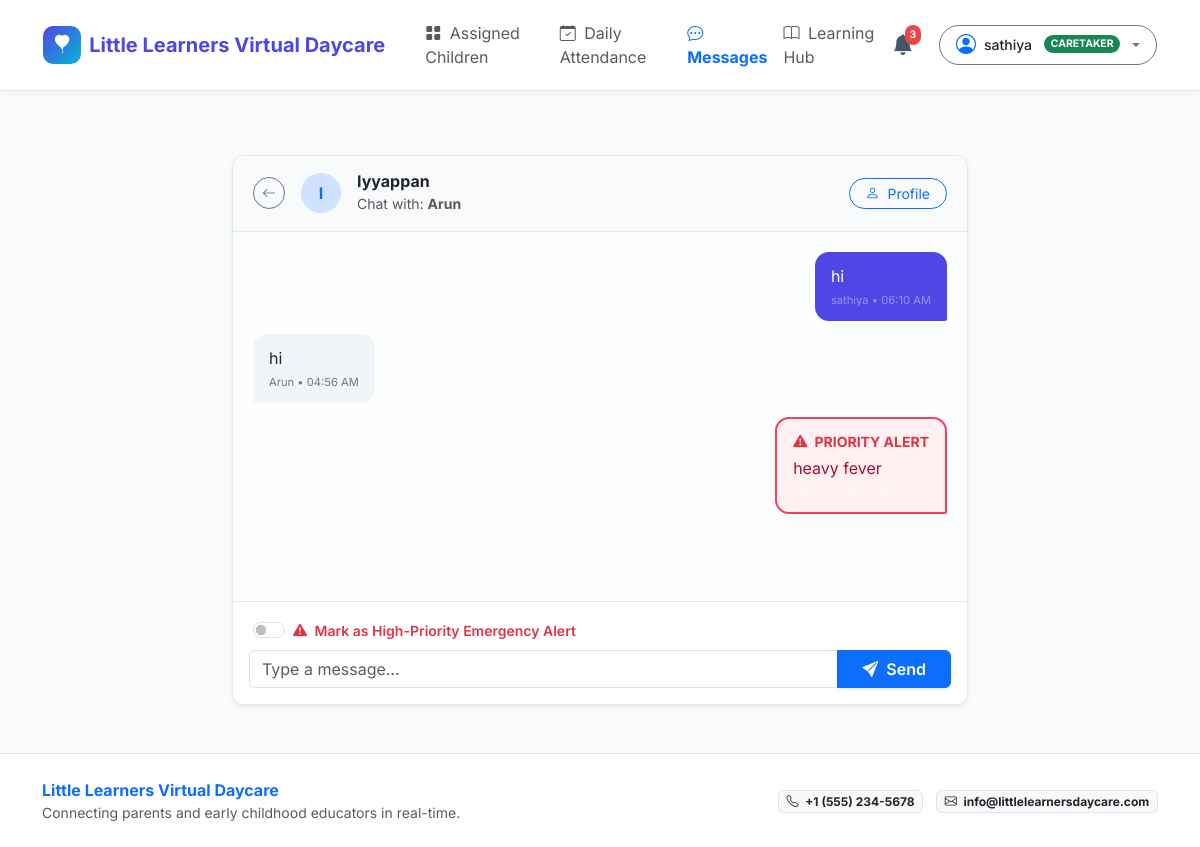
Screenshot of /messages/2 (signed in) with the database file from the repository.
### models/user.py (models this page shows, shortened)
class User(UserMixin, db.Model):
    __tablename__ = 'users'
    id = db.Column(db.Integer, primary_key=True)
    name = db.Column(db.String(120), nullable=False)
    email = db.Column(db.String(120), unique=True, nullable=False, index=True)
    password_hash = db.Column(db.String(256), nullable=False)
    role = db.Column(db.String(20), nullable=False, default='parent') # 'admin', 'caregiver', 'parent'
    phone = db.Column(db.String(30), nullable=True)
    created_at = db.Column(db.DateTime, default=datetime.utcnow)
    is_approved = db.Column(db.Boolean, default=True) # caregivers need admin approval
    reset_token = db.Column(db.String(100), nullable=True, index=True)
    reset_token_expiry = db.Column(db.DateTime, nullable=True)
    parent_children = db.relationship('Child', back_populates='parent', foreign_keys='Child.parent_id', lazy='dynamic')
    assigned_children = db.relationship('Child', back_populates='caregiver', foreign_keys='Child.caregiver_id', lazy='dynamic')
    activity_logs = db.relationship('ActivityLog', back_populates='author', lazy='dynamic')
    photos_uploaded = db.relationship('Photo', back_populates='uploader', lazy='dynamic')
    sent_messages = db.relationship('Message', back_populates='sender', foreign_keys='Message.sender_id', lazy='dynamic')
    received_messages = db.relationship('Message', back_populates='receiver', foreign_keys='Message.receiver_id', lazy='dynamic')
    notifications = db.relationship('Notification', back_populates='user', lazy='dynamic', cascade='all, delete-orphan')
    complaints = db.relationship('Complaint', back_populates='user', lazy='dynamic')
    @property
    def is_admin(self):
        return self.role == 'admin'
    @property
    def is_caretaker(self):
        return self.role in ('caretaker', 'caregiver')
    @property
    def is_caregiver(self):
        return self.is_caretaker
    @property
    def is_parent(self):
        return self.role == 'parent'
    @property
    def display_role(self):
        if self.is_caretaker:
            return "Caretaker"
        return self.role.title()

### models/child.py (models this page shows, shortened)
class Child(db.Model):
    __tablename__ = 'children'
    id = db.Column(db.Integer, primary_key=True)
    name = db.Column(db.String(120), nullable=False)
    dob = db.Column(db.Date, nullable=False)
    gender = db.Column(db.String(20), nullable=True, default='unspecified')
    allergies = db.Column(db.Text, nullable=True)
    notes = db.Column(db.Text, nullable=True)
    photo_url = db.Column(db.String(255), nullable=True)
    qr_code_path = db.Column(db.String(255), nullable=True)
    parent_id = db.Column(db.Integer, db.ForeignKey('users.id'), nullable=False)
    caregiver_id = db.Column(db.Integer, db.ForeignKey('users.id'), nullable=True)
    created_at = db.Column(db.DateTime, default=datetime.utcnow)
    parent = db.relationship('User', foreign_keys=[parent_id], back_populates='parent_children')
    caregiver = db.relationship('User', foreign_keys=[caregiver_id], back_populates='assigned_children')
    activity_logs = db.relationship(
        'ActivityLog', back_populates='child', cascade='all, delete-orphan',
        order_by='ActivityLog.timestamp.desc()', lazy='dynamic'
    )
    photos = db.relationship(
        'Photo', back_populates='child', cascade='all, delete-orphan',
        order_by='Photo.timestamp.desc()', lazy='dynamic'
    )
    attendance_records = db.relationship(
        'Attendance', back_populates='child', cascade='all, delete-orphan',
        order_by='Attendance.date.desc()', lazy='dynamic'
    )
    messages = db.relationship(
        'Message', back_populates='child', cascade='all, delete-orphan',
        order_by='Message.timestamp.asc()', lazy='dynamic'
    )

### models/message.py (models this page shows, shortened)
class Message(db.Model):
    __tablename__ = 'messages'
    id = db.Column(db.Integer, primary_key=True)
    child_id = db.Column(db.Integer, db.ForeignKey('children.id'), nullable=False)
    sender_id = db.Column(db.Integer, db.ForeignKey('users.id'), nullable=False)
    receiver_id = db.Column(db.Integer, db.ForeignKey('users.id'), nullable=False)
    content = db.Column(db.Text, nullable=False)
    timestamp = db.Column(db.DateTime, default=datetime.utcnow, index=True)
    is_alert = db.Column(db.Boolean, default=False)
    alert_severity = db.Column(db.String(20), default='info') # 'info', 'warning', 'critical'
    is_read = db.Column(db.Boolean, default=False)
    child = db.relationship('Child', back_populates='messages')
    sender = db.relationship('User', foreign_keys=[sender_id], back_populates='sent_messages')
    receiver = db.relationship('User', foreign_keys=[receiver_id], back_populates='received_messages')
    @property
    def formatted_time(self):
        return self.timestamp.strftime('%I:%M %p')

### routes/messages.py (the view, shortened to what this page needs)
@messages_bp.route('/messages/<int:child_id>', methods=['GET', 'POST'])
@login_required
def thread(child_id):
    child = get_authorized_child(child_id)
    if current_user.is_parent:
        receiver_id = child.caregiver_id
        other_party_name = child.caregiver.name if child.caregiver else "Daycare Staff"
    elif current_user.is_caregiver:
        receiver_id = child.parent_id
        other_party_name = child.parent.name if child.parent else "Parent"
    else: # admin
        receiver_id = child.parent_id
        other_party_name = f"Parent ({child.parent.name})" if child.parent else "Parent"
    Message.query.filter_by(
        child_id=child.id,
        receiver_id=current_user.id,
        is_read=False
    ).update({'is_read': True})
    db.session.commit()
    messages = Message.query.filter_by(child_id=child.id).order_by(Message.timestamp.asc()).all()
    return render_template(
        'messages/thread.html',
        child=child,
        messages=messages,
        other_party_name=other_party_name,
        receiver_id=receiver_id
    )

### templates/messages/thread.html (shortened to what this page needs)
{% extends "base.html" %}
{% block content %}
<div class="container py-4">
  <div class="row justify-content-center">
    <div class="col-lg-8">
      <div class="chat-container shadow-sm bg-white" id="chatContainer" data-child-id="{{ child.id }}" data-user-id="{{ current_user.id }}">
        <div class="chat-header">
          <div class="d-flex align-items-center gap-3">
            <a href="{{ url_for('messages.message_threads') }}" class="btn btn-sm btn-outline-secondary rounded-circle" style="width: 32px; height: 32px; padding: 0; display: flex; align-items: center; justify-content: center;">
              <i class="bi bi-arrow-left"></i>
            </a>
            <div class="rounded-circle bg-primary-subtle text-primary fw-bold d-flex align-items-center justify-content-center" style="width: 40px; height: 40px;">
              {{ child.name[:1] }}
            </div>
            <div>
              <h6 class="fw-bold text-dark mb-0">{{ child.name }}</h6>
              <small class="text-muted">Chat with: <strong>{{ other_party_name }}</strong></small>
            </div>
          </div>
          <div class="d-flex gap-1">
            {% if current_user.is_parent %}
              <a href="{{ url_for('parent.timeline', child_id=child.id) }}" class="btn btn-sm btn-outline-primary rounded-pill px-3" title="View Timeline">
                <i class="bi bi-clock-history me-1"></i> Timeline
              </a>
            {% else %}
              <a href="{{ url_for('caregiver.child_detail', child_id=child.id) }}" class="btn btn-sm btn-outline-primary rounded-pill px-3" title="Child Profile">
                <i class="bi bi-person me-1"></i> Profile
              </a>
            {% endif %}
          </div>
        </div>
        <div class="chat-messages" id="chatMessages">
          {% if messages %}
            {% for msg in messages %}
              {% set is_outgoing = (msg.sender_id == current_user.id) %}
              <div class="message-bubble {% if is_outgoing %}message-outgoing{% else %}message-incoming{% endif %} {% if msg.is_alert %}message-alert{% endif %}" data-msg-id="{{ msg.id }}">
                {% if msg.is_alert %}
                  <div class="fw-bold text-danger mb-1 small">
                    <i class="bi bi-exclamation-triangle-fill me-1"></i> PRIORITY ALERT
                  </div>
                {% endif %}
                <div class="message-content">{{ msg.content }}</div>
                <span class="message-time {% if is_outgoing %}text-white-50{% else %}text-muted{% endif %}">
                  {{ msg.sender.name if msg.sender else 'User' }} &bull; {{ msg.formatted_time }}
                </span>
              </div>
            {% endfor %}
          {% endif %}
        </div>
        <div class="chat-footer">
          <form id="chatForm" method="POST" action="{{ url_for('messages.thread', child_id=child.id) }}">
            {% if not current_user.is_parent %}
              <div class="d-flex align-items-center gap-3 mb-2 px-1">
                <div class="form-check form-switch mb-0">
                  <input class="form-check-input" type="checkbox" id="isAlertCheck" name="is_alert" value="1">
                  <label class="form-check-label small text-danger fw-semibold" for="isAlertCheck">
                    <i class="bi bi-exclamation-triangle-fill me-1"></i> Mark as High-Priority Emergency Alert
                  </label>
                </div>
              </div>
            {% endif %}
            <div class="input-group">
              <input type="text" class="form-control" id="messageContentInput" name="content" placeholder="Type a message..." required autocomplete="off">
              <button type="submit" class="btn btn-primary px-4 fw-semibold shadow-sm">
                <i class="bi bi-send-fill me-1"></i> Send
              </button>
            </div>
          </form>
        </div>
      </div>
    </div>
  </div>
</div>
{% endblock %}

### templates/base.html (shortened to what this page needs)
<!DOCTYPE html>
<html lang="en">
<head>
  <link href="https://cdn.jsdelivr.net/npm/bootstrap@5.3.3/dist/css/bootstrap.min.css" rel="stylesheet">
  <link href="https://cdn.jsdelivr.net/npm/bootstrap-icons@1.11.3/font/bootstrap-icons.min.css" rel="stylesheet">
  <link rel="stylesheet" href="{{ url_for('static', filename='css/style.css') }}">
</head>
<body>
  <nav class="navbar navbar-expand-lg navbar-custom sticky-top">
    <div class="container-fluid px-lg-4">
      <a class="navbar-brand brand-logo" href="{{ url_for('index') }}">
        <div class="brand-icon">
          <i class="bi bi-balloon-heart-fill"></i>
        </div>
        <span>{{ daycare_name }}</span>
      </a>
      <div class="collapse navbar-collapse" id="navbarMain">
        <ul class="navbar-nav me-auto mb-2 mb-lg-0 ms-lg-3">
          {% if current_user.is_authenticated %}
            {% if current_user.is_admin %}
              <li class="nav-item">
                <a class="nav-link {% if request.endpoint == 'admin.dashboard' %}active fw-bold text-primary{% endif %}" href="{{ url_for('admin.dashboard') }}">
                  <i class="bi bi-speedometer2 me-1"></i> Dashboard
                </a>
              </li>
              <li class="nav-item">
                <a class="nav-link {% if 'caregiver' in request.endpoint %}active fw-bold text-primary{% endif %}" href="{{ url_for('admin.caregivers') }}">
                  <i class="bi bi-person-badge me-1"></i> Caretakers
                </a>
              </li>
              <li class="nav-item">
                <a class="nav-link {% if 'children' in request.endpoint or 'child' in request.endpoint %}active fw-bold text-primary{% endif %}" href="{{ url_for('admin.children') }}">
                  <i class="bi bi-people me-1"></i> Children
                </a>
              </li>
              <li class="nav-item">
                <a class="nav-link {% if 'complaint' in request.endpoint %}active fw-bold text-primary{% endif %}" href="{{ url_for('admin.complaints') }}">
                  <i class="bi bi-chat-square-dots me-1"></i> Inquiries & Complaints
                </a>
              </li>
              <li class="nav-item">
                <a class="nav-link {% if 'learning' in request.endpoint %}active fw-bold text-primary{% endif %}" href="{{ url_for('admin.learning') }}">
                  <i class="bi bi-book me-1"></i> Learning Resources
                </a>
              </li>
            {% elif current_user.is_caregiver and current_user.is_approved %}
              <li class="nav-item">
                <a class="nav-link {% if request.endpoint == 'caregiver.dashboard' %}active fw-bold text-primary{% endif %}" href="{{ url_for('caregiver.dashboard') }}">
                  <i class="bi bi-grid-fill me-1"></i> Assigned Children
                </a>
              </li>
              <li class="nav-item">
                <a class="nav-link {% if request.endpoint == 'caregiver.roster_attendance' %}active fw-bold text-primary{% endif %}" href="{{ url_for('caregiver.roster_attendance') }}">
                  <i class="bi bi-calendar-check me-1"></i> Daily Attendance
                </a>
              </li>
              <li class="nav-item">
                <a class="nav-link {% if 'messages' in request.endpoint %}active fw-bold text-primary{% endif %}" href="{{ url_for('messages.message_threads') }}">
                  <i class="bi bi-chat-dots me-1"></i> Messages
                </a>
              </li>
              <li class="nav-item">
                <a class="nav-link" href="{{ url_for('learning.index') }}">
                  <i class="bi bi-book me-1"></i> Learning Hub
                </a>
              </li>
            {% endif %}
          {% endif %}
        </ul>
        <div class="d-flex align-items-center gap-3">
          {% if current_user.is_authenticated %}
            <div class="dropdown">
              <button class="notification-bell-btn position-relative" type="button" id="notificationBellBtn" data-bs-toggle="dropdown" aria-expanded="false">
                <i class="bi bi-bell-fill"></i>
                <span id="notificationBadge" class="notification-badge {% if unread_notifs_count == 0 %}d-none{% endif %}">
                  {{ unread_notifs_count }}
                </span>
              </button>
            </div>
            <div class="dropdown">
              <button class="btn btn-sm btn-outline-secondary dropdown-toggle d-flex align-items-center gap-2 rounded-pill px-3 py-1" type="button" data-bs-toggle="dropdown" aria-expanded="false">
                <i class="bi bi-person-circle fs-5 text-primary"></i>
                <span class="fw-medium text-dark">{{ current_user.name }}</span>
                <span class="badge {% if current_user.is_admin %}bg-dark{% elif current_user.is_caregiver %}bg-success{% else %}bg-primary{% endif %} rounded-pill ms-1 text-uppercase" style="font-size: 0.65rem;">
                  {{ current_user.display_role }}
                </span>
              </button>
            </div>
          {% else %}
            <a href="{{ url_for('auth.login') }}" class="btn btn-outline-primary btn-sm px-3 rounded-pill fw-medium">Sign In</a>
            <a href="{{ url_for('auth.register') }}" class="btn btn-primary btn-sm px-3 rounded-pill fw-medium">Register</a>
          {% endif %}
        </div>
      </div>
    </div>
  </nav>
  <div class="toast-container position-fixed bottom-0 end-0 p-3" id="toastContainer" style="z-index: 1090;"></div>
  <main class="py-4">
    {% block content %}{% endblock %}
  </main>
  <footer class="bg-white border-top py-4 mt-auto">
    <div class="container">
      <div class="row align-items-center gy-3">
        <div class="col-md-6 text-center text-md-start">
          <span class="fw-bold text-primary">{{ daycare_name }}</span>
          <p class="text-muted small mb-0">Connecting parents and early childhood educators in real-time.</p>
        </div>
        <div class="col-md-6 text-center text-md-end">
          <span class="badge bg-light text-dark border me-2"><i class="bi bi-telephone me-1"></i> {{ daycare_phone }}</span>
          <span class="badge bg-light text-dark border"><i class="bi bi-envelope me-1"></i> {{ daycare_email }}</span>
        </div>
      </div>
    </div>
  </footer>
</body>
</html>

### rows the page displays
User: name "sathiya", display_role "CARETAKER"
Child: name "I", name "Iyyappan"
User: name "Arun"
Message: content "hi", sender "sathiya", formatted_time "06:10 AM"
Message: content "hi", sender "Arun", formatted_time "04:56 AM"
Message: is_alert True (drawn), content "heavy fever"

### other values shown
{{ daycare_name }} "Little Learners Virtual Daycare"
{{ unread_notifs_count }} "3"
{{ daycare_phone }} "+1 (555) 234-5678"
{{ daycare_email }} "info@littlelearnersdaycare.com"
